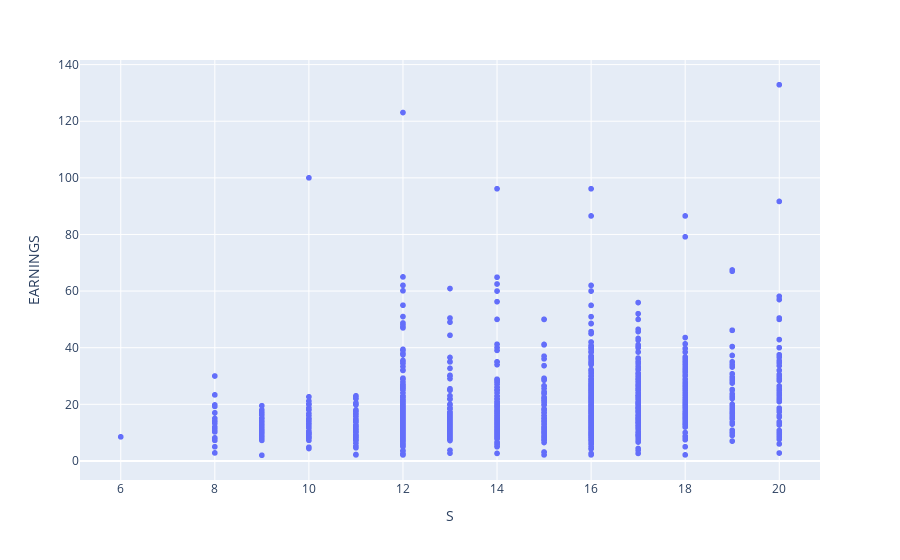

The code cell stored with this chart in its notebook:
### Markdown cell above
## Visualise the Features

### Code cell
fig = px.scatter(data,
                x=data['S'],
                y=data['EARNINGS']
                )
fig.show()
#plt.scatter(data['S'], data['EARNINGS'])

### Figure 1 — Plotly figure (JSON) as saved in the notebook; plotly's stock layout.template omitted (floating-point values rounded to 4 significant figures; data arrays with more than 128 entries replaced by an {"elided": "..."} marker saying what was removed)
{"data": [{"hovertemplate": "S=%{x}<br>EARNINGS=%{y}<extra></extra>", "legendgroup": "", "marker": {"color": "#636efa", "symbol": "circle"}, "mode": "markers", "name": "", "showlegend": false, "type": "scattergl", "x": {"elided": "1487 int values"}, "xaxis": "x", "y": {"elided": "1487 float values"}, "yaxis": "y"}], "layout": {"legend": {"tracegroupgap": 0}, "margin": {"t": 60}, "xaxis": {"anchor": "y", "domain": [0, 1], "title": {"text": "S"}}, "yaxis": {"anchor": "x", "domain": [0, 1], "title": {"text": "EARNINGS"}}}}
